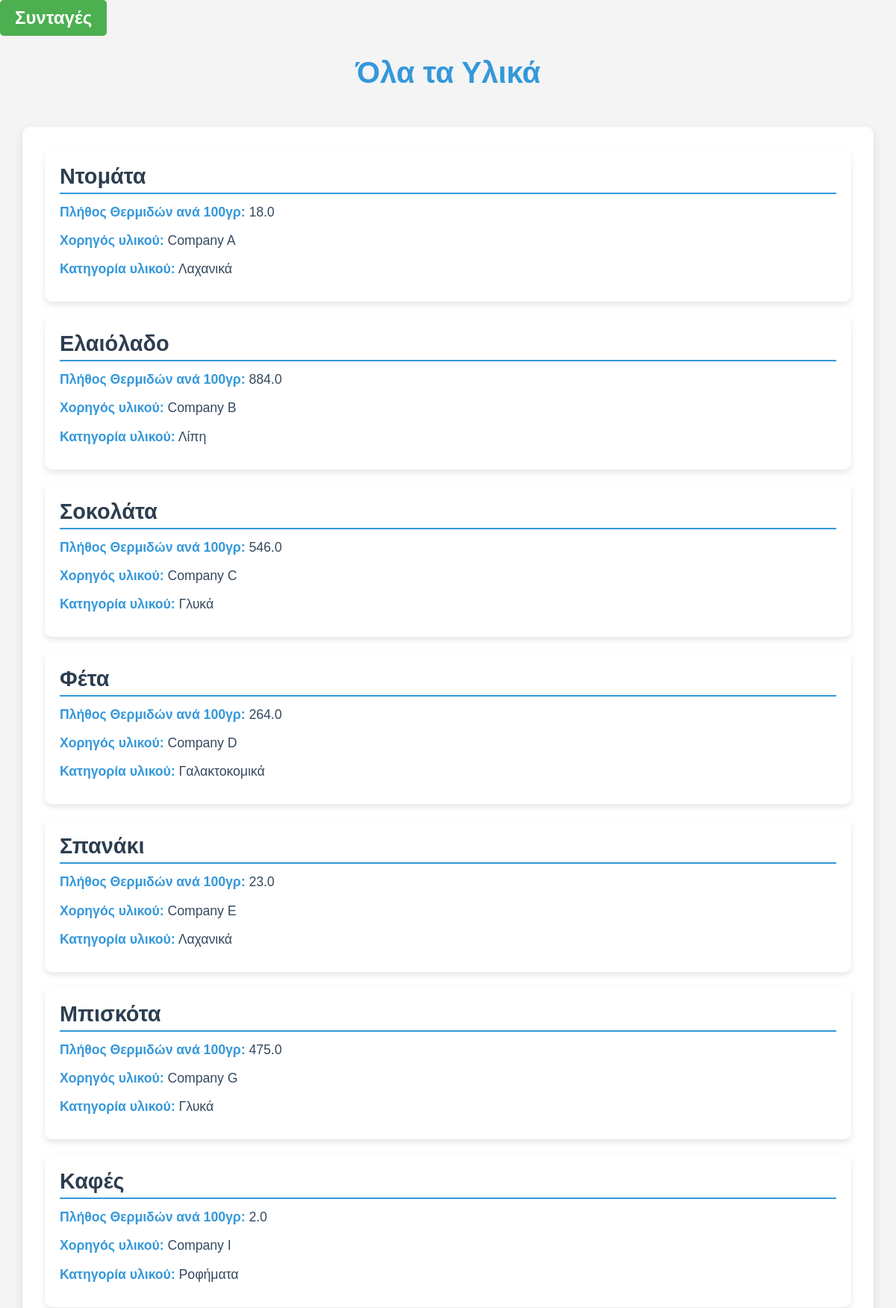
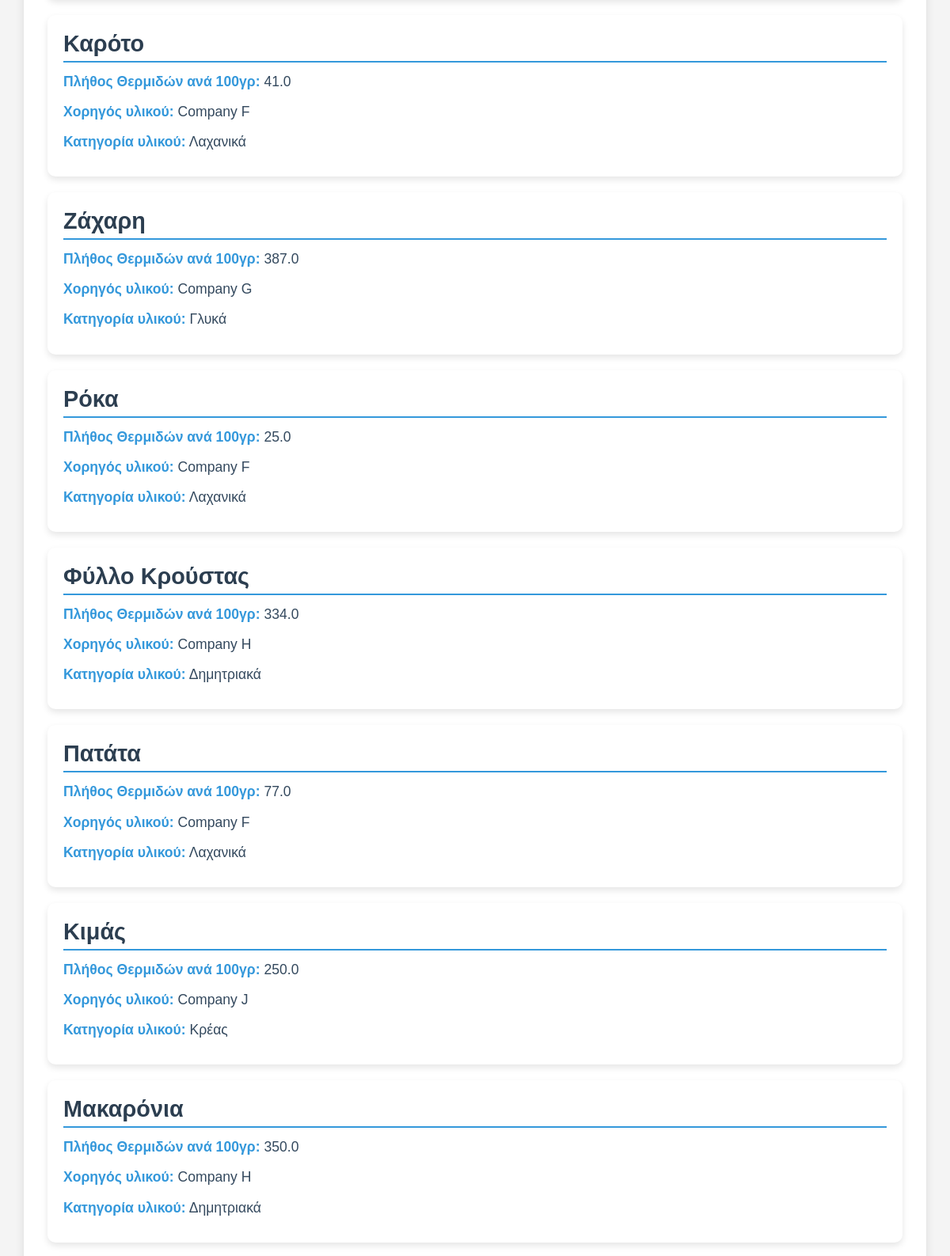
The app's page /Site/ingredients.php (upper part) with its own data (2 pictures, top to bottom).
### tables this page shows
CREATE TABLE YLIKO (
    ID_Ylikou CHAR(5) PRIMARY KEY,
    Onomasia_Ylikou VARCHAR(30) NOT NULL,
    Plithos_Thermidon_per100g DECIMAL(4, 1) NOT NULL,
    Kathgoria VARCHAR(20),
    Onomasia_Xorhgou VARCHAR(40)
);

### Site/ingredients.php (the view, shortened to what this page needs)
<?php
include 'config.php';
$query = "SELECT * FROM YLIKO";
$show_filter_results = false;
$result = $conn->query($query);
?>
<!DOCTYPE html>
<html lang="el">
<head>
</head>
<body>
    <a href="recipes.php" class="title-button">Συνταγές</a>
    <h1>Όλα τα Υλικά</h1>
    <div class="ingredients-container <?php echo $show_filter_results ? 'hidden' : ''; ?>">
        <?php
        if ($result->num_rows > 0) {
            while ($row = $result->fetch_assoc()) {
                echo "<div class='YLIKO'>";
                echo "<h3>" . $row['Onomasia_Ylikou'] . "</h3>";
                echo "<p><strong>Πλήθος Θερμιδών ανά 100γρ:</strong> " . $row['Plithos_Thermidon_per100g'] . "</p>";
                echo "<p><strong>Χορηγός υλικού:</strong> " . $row['Onomasia_Xorhgou'] . "</p>";
                echo "<p><strong>Κατηγορία υλικού:</strong> " . $row['Kathgoria'] . "</p>";
                echo "</div>";
            }
        } else {
            echo "<p class='no-ingredients'>Δεν υπάρχουν διαθέσιμα υλικά.</p>";
        }
        ?>
    </div>
</body>
</html>

### Site/ingredients.php (style rules this page uses)
body { font-family: 'Arial', sans-serif; background-color: #f4f4f4; margin: 0; padding: 0; }
.ingredients-container { width: 90%; margin: 50px auto; padding: 30px; background-color: #fff; border-radius: 10px; box-shadow: 0 4px 12px rgba(0, 0, 0, 0.1); max-width: 1200px; }
h1 { text-align: center; color: #3498db; font-size: 2.5rem; margin-bottom: 30px; }
.YLIKO { padding: 20px; background-color: #ffffff; border-radius: 10px; margin-bottom: 20px; box-shadow: 0 4px 8px rgba(0, 0, 0, 0.1); transition: transform 0.3s ease, box-shadow 0.3s ease; }
.YLIKO h3 { font-size: 1.8rem; color: #2c3e50; margin: 0 0 10px; font-weight: 600; border-bottom: 2px solid #3498db; padding-bottom: 5px; }
.YLIKO p { font-size: 1.1rem; color: #34495e; line-height: 1.6; margin: 10px 0; }
.YLIKO p strong { color: #3498db; font-weight: 600; }
.title-button { display: inline-block; text-decoration: none; padding: 10px 20px; background-color: #4CAF50; color: white; font-size: 1.5em; font-weight: bold; border-radius: 5px; border: none; cursor: pointer; text-align: center; }

### records on screen
yliko: Onomasia_Ylikou "Ντομάτα", Plithos_Thermidon_per100g "18.0", Onomasia_Xorhgou "Company A", Kathgoria "Λαχανικά"
yliko: Onomasia_Ylikou "Ελαιόλαδο", Plithos_Thermidon_per100g "884.0", Onomasia_Xorhgou "Company B", Kathgoria "Λίπη"
yliko: Onomasia_Ylikou "Σοκολάτα", Plithos_Thermidon_per100g "546.0", Onomasia_Xorhgou "Company C", Kathgoria "Γλυκά"
yliko: Onomasia_Ylikou "Φέτα", Plithos_Thermidon_per100g "264.0", Onomasia_Xorhgou "Company D", Kathgoria "Γαλακτοκομικά"
yliko: Onomasia_Ylikou "Σπανάκι", Plithos_Thermidon_per100g "23.0", Onomasia_Xorhgou "Company E", Kathgoria "Λαχανικά"
yliko: Onomasia_Ylikou "Μπισκότα", Plithos_Thermidon_per100g "475.0", Onomasia_Xorhgou "Company G", Kathgoria "Γλυκά"
yliko: Onomasia_Ylikou "Καφές", Plithos_Thermidon_per100g "2.0", Onomasia_Xorhgou "Company I", Kathgoria "Ροφήματα"
yliko: Onomasia_Ylikou "Καρότο", Plithos_Thermidon_per100g "41.0", Onomasia_Xorhgou "Company F", Kathgoria "Λαχανικά"
yliko: Onomasia_Ylikou "Ζάχαρη", Plithos_Thermidon_per100g "387.0", Onomasia_Xorhgou "Company G", Kathgoria "Γλυκά"
yliko: Onomasia_Ylikou "Ρόκα", Plithos_Thermidon_per100g "25.0", Onomasia_Xorhgou "Company F", Kathgoria "Λαχανικά"
yliko: Onomasia_Ylikou "Φύλλο Κρούστας", Plithos_Thermidon_per100g "334.0", Onomasia_Xorhgou "Company H", Kathgoria "Δημητριακά"
yliko: Onomasia_Ylikou "Πατάτα", Plithos_Thermidon_per100g "77.0", Onomasia_Xorhgou "Company F", Kathgoria "Λαχανικά"
yliko: Onomasia_Ylikou "Κιμάς", Plithos_Thermidon_per100g "250.0", Onomasia_Xorhgou "Company J", Kathgoria "Κρέας"
yliko: Onomasia_Ylikou "Μακαρόνια", Plithos_Thermidon_per100g "350.0", Onomasia_Xorhgou "Company H", Kathgoria "Δημητριακά"
